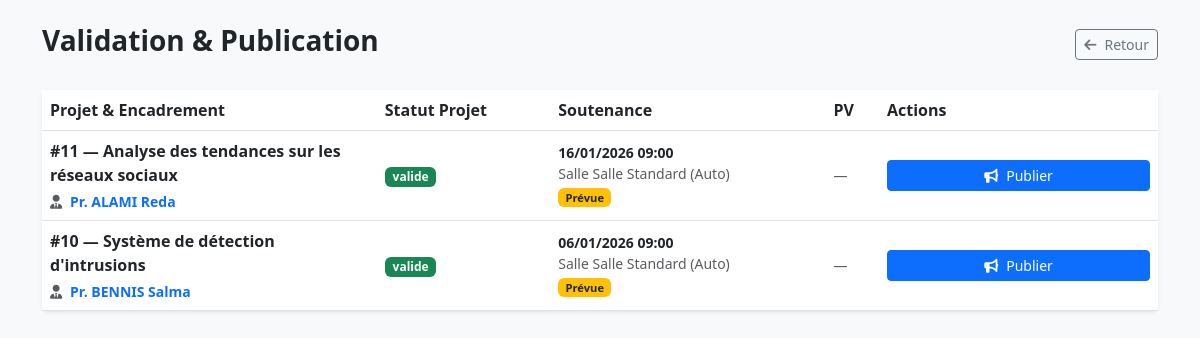
The app's page /src/views/directeur/validation.php (signed in), older data.
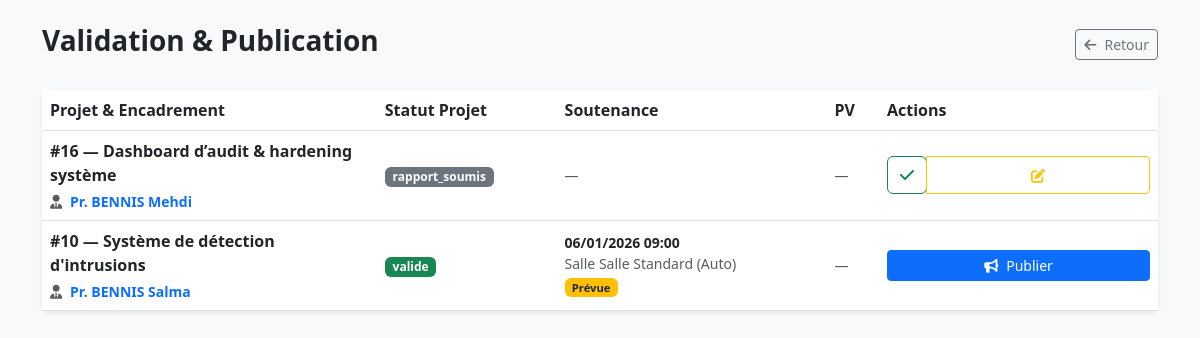
The same page, newer data.
### tables this page shows
CREATE TABLE `projets` (
  `id` int(11) NOT NULL,
  `titre` varchar(255) NOT NULL,
  `description` text NOT NULL,
  `domaine` varchar(100) DEFAULT NULL,
  `technologies` varchar(255) DEFAULT NULL,
  `binome_email` varchar(150) DEFAULT NULL,
  `etudiant_id` int(11) NOT NULL,
  `encadrant_id` int(11) DEFAULT NULL,
  `filiere_id` int(11) NOT NULL,
  `encadrant_pref1_id` int(11) DEFAULT NULL,
  `encadrant_pref2_id` int(11) DEFAULT NULL,
  `encadrant_pref3_id` int(11) DEFAULT NULL,
  `statut` varchar(50) DEFAULT 'inscrit',
  `annee_universitaire` varchar(20) DEFAULT '2025-2026',
  `created_at` datetime DEFAULT current_timestamp(),
  `rapport_chemin` varchar(255) DEFAULT NULL
);

CREATE TABLE `users` (
  `id` int(11) NOT NULL,
  `nom` varchar(100) NOT NULL,
  `prenom` varchar(100) DEFAULT NULL,
  `email` varchar(100) NOT NULL,
  `username` varchar(50) DEFAULT NULL,
  `login` varchar(100) NOT NULL,
  `password` varchar(255) NOT NULL,
  `role` enum('etudiant','prof','coordinateur','directeur','assistante') NOT NULL,
  `filiere_id` int(11) DEFAULT NULL,
  `specialite` varchar(255) DEFAULT NULL,
  `telephone` varchar(20) DEFAULT NULL,
  `created_at` timestamp NOT NULL DEFAULT current_timestamp(),
  `must_change_password` tinyint(1) DEFAULT 1,
  `otp_secret` varchar(32) DEFAULT NULL
);

CREATE TABLE `soutenances` (
  `id` int(11) NOT NULL,
  `projet_id` int(11) NOT NULL,
  `date_soutenance` datetime DEFAULT NULL,
  `salle` varchar(50) DEFAULT NULL,
  `jury_infos` text DEFAULT NULL,
  `note_finale` decimal(4,2) DEFAULT NULL,
  `mention` varchar(50) DEFAULT NULL,
  `commentaire_jury` text DEFAULT NULL,
  `created_at` datetime DEFAULT current_timestamp(),
  `pv_signe` tinyint(1) DEFAULT 0,
  `pv_hash` varchar(64) DEFAULT NULL,
  `date_signature` datetime DEFAULT NULL,
  `statut` varchar(20) DEFAULT 'prevue'
);

### src/views/directeur/validation.php (the view, shortened to what the changed rows need)
<?php
require_once __DIR__ . '/../../../config/database.php';
$sql = "
SELECT
    p.id AS projet_id,
    p.titre,
    p.statut AS statut_projet,
    p.encadrant_id,
    u.nom AS nom_enc,        -- Récupération du Nom
    u.prenom AS prenom_enc,  -- Récupération du Prénom
    s.id AS soutenance_id,
    s.date_soutenance,
    s.salle,
    s.statut AS statut_soutenance,
    pv.id AS pv_id,
    pv.statut AS statut_pv
FROM projets p
LEFT JOIN users u ON p.encadrant_id = u.id  -- Jointure pour avoir le nom du prof
LEFT JOIN soutenances s ON s.projet_id = p.id
LEFT JOIN pv ON pv.soutenance_id = s.id
ORDER BY p.created_at DESC, p.id DESC
";
$rows = $pdo->query($sql)->fetchAll(PDO::FETCH_ASSOC);
?>
<!doctype html>
<html lang="fr">
<head>
    <link href="https://cdn.jsdelivr.net/npm/bootstrap@5.3.0/dist/css/bootstrap.min.css" rel="stylesheet">
    <link rel="stylesheet" href="https://cdnjs.cloudflare.com/ajax/libs/font-awesome/6.0.0/css/all.min.css">
</head>
<body class="bg-light py-4">
<div class="container">
    <div class="d-flex justify-content-between align-items-center mb-4">
        <h1 class="h3 fw-bold text-dark">Validation & Publication</h1>
    </div>
    <div class="card shadow-sm border-0">
        <div class="table-responsive">
            <table class="table table-hover align-middle mb-0">
                <thead class="bg-light">
                <tr>
                    <th style="width: 30%;">Projet & Encadrement</th>
                    <th>Statut Projet</th>
                    <th>Soutenance</th>
                    <th>PV</th>
                    <th style="width: 25%;">Actions</th>
                </tr>
                </thead>
                <tbody>
                <?php if (empty($rows)): ?>
                    <tr><td colspan="5" class="text-center text-muted py-5">Aucun projet à traiter.</td></tr>
                <?php else: ?>
                    <?php foreach ($rows as $r): ?>
                        <tr>
                            <td>
                                <div class="fw-bold text-dark mb-1">
                                    #<?= (int)$r['projet_id'] ?> — <?= htmlspecialchars($r['titre'] ?? 'Sans titre') ?>
                                </div>
                                <div class="text-muted small">
                                    <i class="fas fa-user-tie me-1"></i>
                                    <?php if($r['encadrant_id']): ?>
                                        <span class="text-primary fw-bold">Pr. <?= htmlspecialchars(strtoupper($r['nom_enc']) . ' ' . $r['prenom_enc']) ?></span>
                                    <?php else: ?>
                                        <span class="text-warning">Non assigné</span>
                                    <?php endif; ?>
                                </div>
                            </td>
                            <td>
                                <?php
                                    $badges = [
                                        'valide' => 'bg-success',
                                        'correction_demandee' => 'bg-warning text-dark',
                                        'inscrit' => 'bg-secondary',
                                        'pret_soutenance' => 'bg-info text-dark'
                                    ];
                                    $bg = $badges[$r['statut_projet']] ?? 'bg-secondary';
                                ?>
                                <span class="badge <?= $bg ?>"><?= htmlspecialchars($r['statut_projet'] ?? '-') ?></span>
                            </td>
                            <td>
                                <?php if (!empty($r['soutenance_id'])): ?>
                                    <div class="small fw-bold">
                                        <?= date('d/m/Y H:i', strtotime($r['date_soutenance'])) ?>
                                    </div>
                                    <div class="text-muted small">Salle <?= htmlspecialchars($r['salle']) ?></div>
                                    <?php if($r['statut_soutenance'] == 'publie'): ?>
                                        <span class="badge bg-primary proper-badge mt-1" style="font-size: 0.7rem;">Publiée</span>
                                    <?php else: ?>
                                        <span class="badge bg-warning text-dark mt-1" style="font-size: 0.7rem;">Prévue</span>
                                    <?php endif; ?>
                                <?php else: ?>
                                    <span class="text-muted small">—</span>
                                <?php endif; ?>
                            </td>
                            <td>
                                <?php if (!empty($r['pv_id'])): ?>
                                    <?php if($r['statut_pv'] === 'pv_signe'): ?>
                                        <span class="badge bg-success"><i class="fas fa-check-circle me-1"></i>Signé</span>
                                    <?php else: ?>
                                        <span class="badge bg-light text-dark border">En attente</span>
                                    <?php endif; ?>
                                <?php else: ?>
                                    <span class="text-muted small">—</span>
                                <?php endif; ?>
                            </td>
                            <td>
                                <div class="d-flex gap-2 flex-column">
                                    <?php if($r['statut_projet'] !== 'valide'): ?>
                                    <div class="btn-group btn-group-sm">
                                        <form method="post">
                                            <button class="btn btn-outline-success" title="Valider le projet"><i class="fas fa-check"></i></button>
                                        </form>
                                        <button class="btn btn-outline-warning" type="button" data-bs-toggle="collapse" data-bs-target="#corr<?= $r['projet_id'] ?>" title="Demander correction">
                                            <i class="fas fa-edit"></i>
                                        </button>
                                    </div>
                                    <?php endif; ?>
                                    <?php if (!empty($r['soutenance_id']) && $r['statut_soutenance'] !== 'publie'): ?>
                                        <form method="post">
                                            <button class="btn btn-primary btn-sm w-100"><i class="fas fa-bullhorn me-2"></i>Publier</button>
                                        </form>
                                    <?php endif; ?>
                                </div>
                            </td>
                        </tr>
                    <?php endforeach; ?>
                <?php endif; ?>
                </tbody>
            </table>
        </div>
    </div>
</div>
</body>
</html>

Row changes from the older to the newer data that the page shows:
removed projets: id "11", titre "Analyse des tendances sur les réseaux sociaux", users.nom+prenom "ALAMI Reda", statut "valide", soutenances.date_soutenance "16/01/2026 09:00", soutenances.salle "Salle Standard (Auto)", shows "Prévue"
added projets: id "16", titre "Dashboard d’audit & hardening système", users.nom+prenom "BENNIS Mehdi", statut "rapport_soumis"
